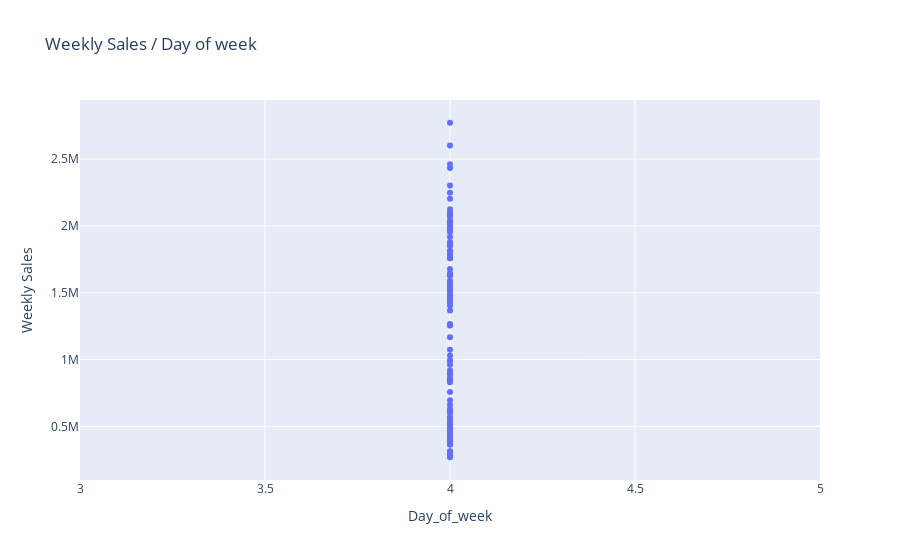

Notebook code cell kept with this figure:
### Markdown cell above
<u><h5>5. Weekly Sales by Day of Week

### Code cell
# Weekly sales by day of week
fig = px.scatter(df, x='Day_of_week', y='Weekly_Sales', title='Weekly Sales / Day of week', labels={'Date': 'Date', 'Weekly_Sales': 'Weekly Sales'})
fig.show()

### Figure 1 — Plotly figure (JSON) as saved in the notebook; plotly's stock layout.template omitted (floating-point values rounded to 4 significant figures; data arrays with more than 128 entries replaced by an {"elided": "..."} marker saying what was removed)
{"data": [{"hovertemplate": "Day_of_week=%{x}<br>Weekly Sales=%{y}<extra></extra>", "legendgroup": "", "marker": {"color": "#636efa", "symbol": "circle"}, "mode": "markers", "name": "", "orientation": "v", "showlegend": false, "type": "scatter", "x": {"elided": "131 int values"}, "xaxis": "x", "y": {"elided": "131 float values"}, "yaxis": "y"}], "layout": {"legend": {"tracegroupgap": 0}, "title": {"text": "Weekly Sales / Day of week"}, "xaxis": {"anchor": "y", "domain": [0, 1], "title": {"text": "Day_of_week"}}, "yaxis": {"anchor": "x", "domain": [0, 1], "title": {"text": "Weekly Sales"}}}}
